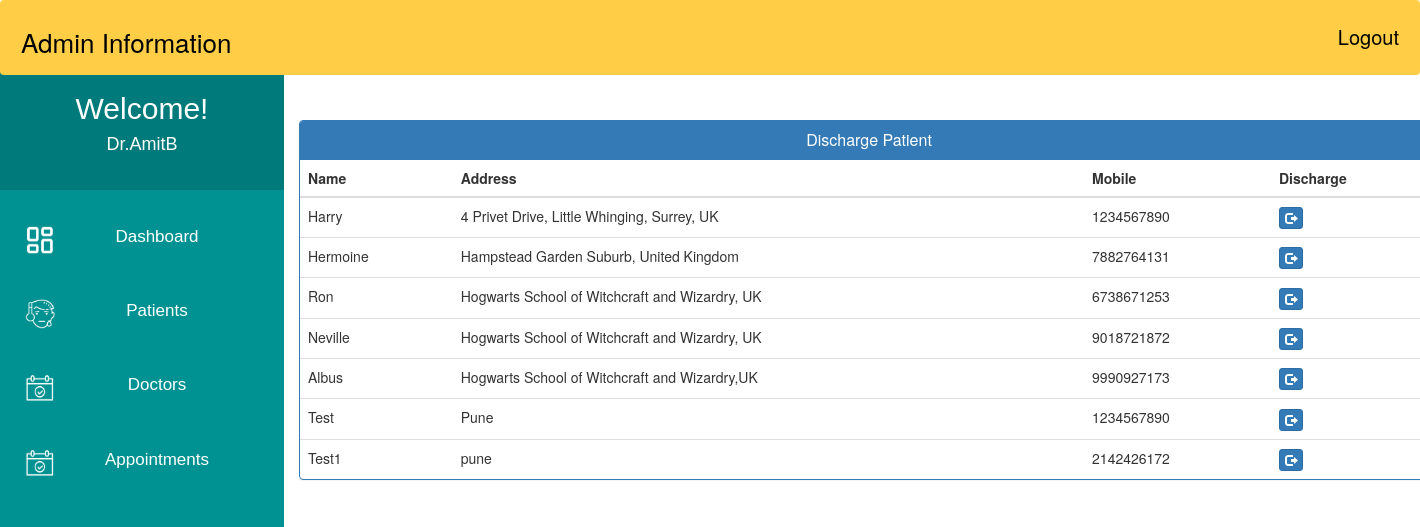
The page /admin_discharge_patient/ (signed in) on the database its author committed.
### MyApp/models.py (models this page shows, shortened)
class Patient(models.Model):
    user = models.OneToOneField(User, on_delete=models.CASCADE)
    Patient_First_Name = models.CharField(max_length=50, default="")
    Patient_Last_Name = models.CharField(max_length=50, default="")
    gender = models.CharField(max_length=10, choices=GENDER)
    contact = models.CharField(max_length=10)
    address = models.CharField(max_length=350)
    symptoms = models.CharField(max_length=500, default="")
    status = models.BooleanField(default=False)
    admitDate = models.DateField(auto_now=True)
    assignedDoctorId = models.PositiveIntegerField(null=True)

### MyApp/views.py (the view)
# urls.py: path('admin_discharge_patient/', views.admin_discharge_patient,name='admin_discharge_patient'),
@login_required(login_url='adminlogin')
def admin_discharge_patient(request):
    patients=Patient.objects.all().filter(status=True)
    return render(request,'MyApp/admin_discharge_patient.html',{'patients':patients})

### templates/MyApp/admin_discharge_patient.html (shortened to what this page needs)
<!DOCTYPE html>
<html lang="en">
<head>
    <link href="//netdna.bootstrapcdn.com/bootstrap/3.0.0/css/bootstrap.min.css" rel="stylesheet" id="bootstrap-css">
</head>
<body>
    {% include 'MyApp/admin_base.html' %}
    <div class="container"  style="margin-left:20%;margin-top: 120px;">
  <div class="panel panel-primary">
    <div class="panel-heading">
      <h6 class="panel-title">Discharge Patient</h6>
    </div>
    <table class="table table-hover" id="dev-table">
      <thead>
        <tr>
          <th>Name</th>
          <th>Address</th>
          <th>Mobile</th>
          <th>Discharge</th>
        </tr>
      </thead>
      {% for p in patients %}
      <tr>
        <td> {{p.Patient_First_Name}}</td>
        <td>{{p.address}}</td>
        <td>{{p.contact}}</td>
        <td><a class="btn btn-primary btn-xs" href="{% url 'MyApp:discharge_patient' p.id  %}"><span class="glyphicon glyphicon-log-out"></span></a></td>
      </tr>
      {% endfor %}
    </table>
  </div>
</div>
</body>
</html>

### templates/MyApp/admin_base.html (shortened to what this page needs)
<!DOCTYPE html>
{% load staticfiles %}
<html lang="en">
<head>
</head>
<body>
    <div class="navbar">
        <a>Admin Information</a>
        <a href="{% url 'MyApp:logout' %}" class="logoutbtn" style="font-size:18px, text-align: center;">Logout</a>
    </div>
     <div class="sidebar">
        <div class="userprofile">
            <h2 style="color:white; font-family:sans-serif; padding-top:25px; text-align:center; margin:0px;">Welcome!</h2>
            <h4 style="color:white; font-family:sans-serif; text-align:center; padding-bottom:35px;">{{request.user.username}}</h4>
        </div>
        <a href="{% url 'MyApp:admin_dashboard' %}"><img class="icon" src="{% static "images/PDash.png" %}">Dashboard</a>
        <a href="{% url 'MyApp:admin_patient' %}"><img class="icon" src="{% static "images/PIcon.png" %}">Patients</a>
        <a href="{% url 'MyApp:admin_doctor' %}"><img class="icon" src="{% static "images/ApptIcon.png" %}">Doctors</a>
        <a href="{% url 'MyApp:admin_appointment' %}"><img class="icon" src="{% static "images/ApptIcon.png" %}">Appointments</a>
    </div>
</body>
</html>

### templates/MyApp/admin_base.html (style rules this page uses)
body { background-color: rgb(255, 255, 255); padding: 0px; margin-top: 0px; margin-left: 0px; margin-right: 0px; margin-bottom: 0px; }
.navbar { overflow: hidden; background-color: rgb(255, 206, 70); height:75px; width:100%; padding-top:22px; z-index:1; top:0; position:fixed; display:block; }
.navbar a { float: left; display:block; font-size: 26px; color: black; text-align: center; padding-left:20px; text-decoration: none; }
.navbar .logoutbtn { float: right; display:block; font-size: 20px; color: black; text-align: center; padding-right:20px; text-decoration: none; }
.sidebar .userprofile { background-color: rgb(0, 122, 122); }
.sidebar { margin-top: 0px; padding-top: 0px; width: 20%; text-align: center; height=100vh; background-color: rgb(0, 146, 146); font-family: sans-serif; font-size:17px; font-weight: normal; position: fixed; top: 67px; left: 0; bottom: 0; }
.sidebar a { display: block; color: white; padding: 25px; text-decoration: none; }
.icon { float:left; width:30px; height:30px; }

### templates/MyApp/admin_discharge_patient.html (style rules this page uses)
a:link { text-decoration: none; }
h6 { text-align: center; }

### rows shown on the page
Patient: Patient_First_Name "Harry", address "4 Privet Drive, Little Whinging, Surrey, UK", contact "1234567890"
Patient: Patient_First_Name "Hermoine", address "Hampstead Garden Suburb, United Kingdom", contact "7882764131"
Patient: Patient_First_Name "Ron", address "Hogwarts School of Witchcraft and Wizardry, UK", contact "6738671253"
Patient: Patient_First_Name "Neville", address "Hogwarts School of Witchcraft and Wizardry, UK", contact "9018721872"
Patient: Patient_First_Name "Albus", address "Hogwarts School of Witchcraft and Wizardry,UK", contact "9990927173"
Patient: Patient_First_Name "Test", address "Pune", contact "1234567890"
Patient: Patient_First_Name "Test1", address "pune", contact "2142426172"

### other values the page prints
{{ request.user.username }} "Dr.AmitB"
